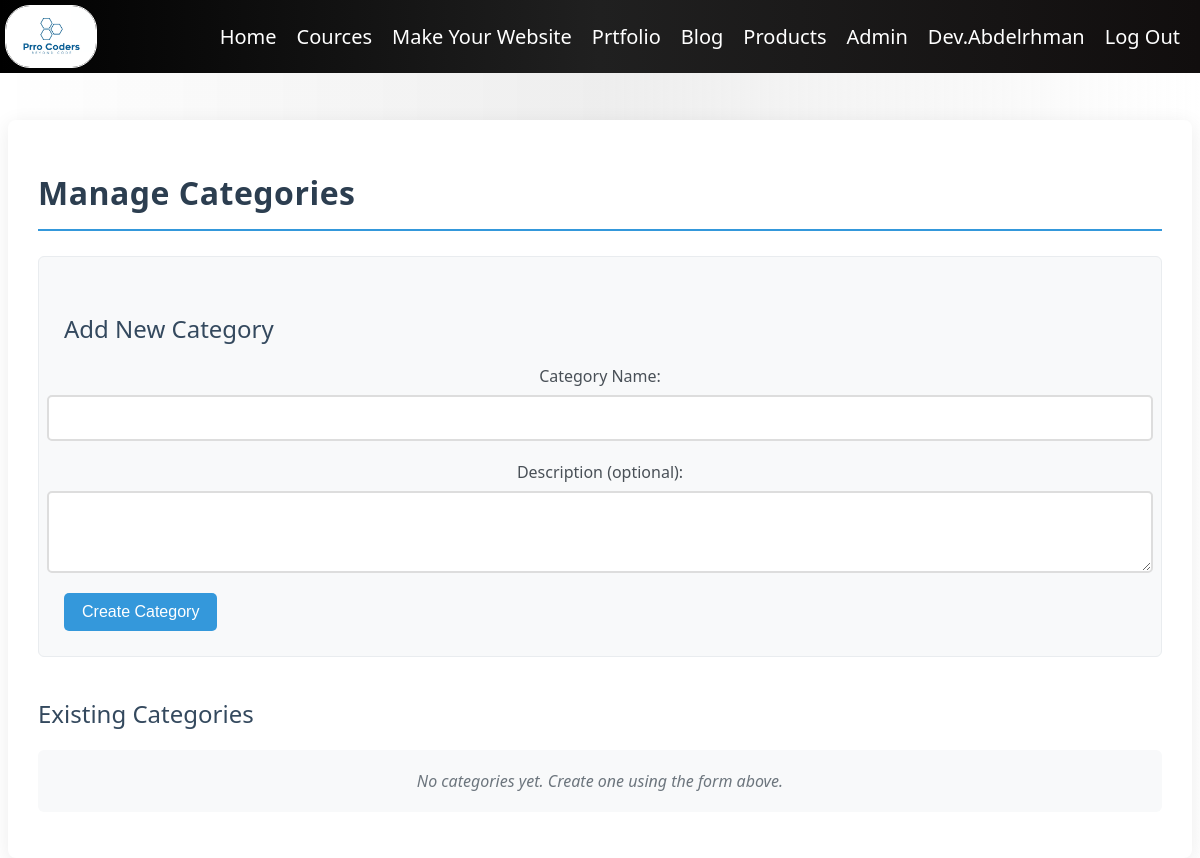
Page /blog/manage/categories/ (signed in) on the earlier database version.
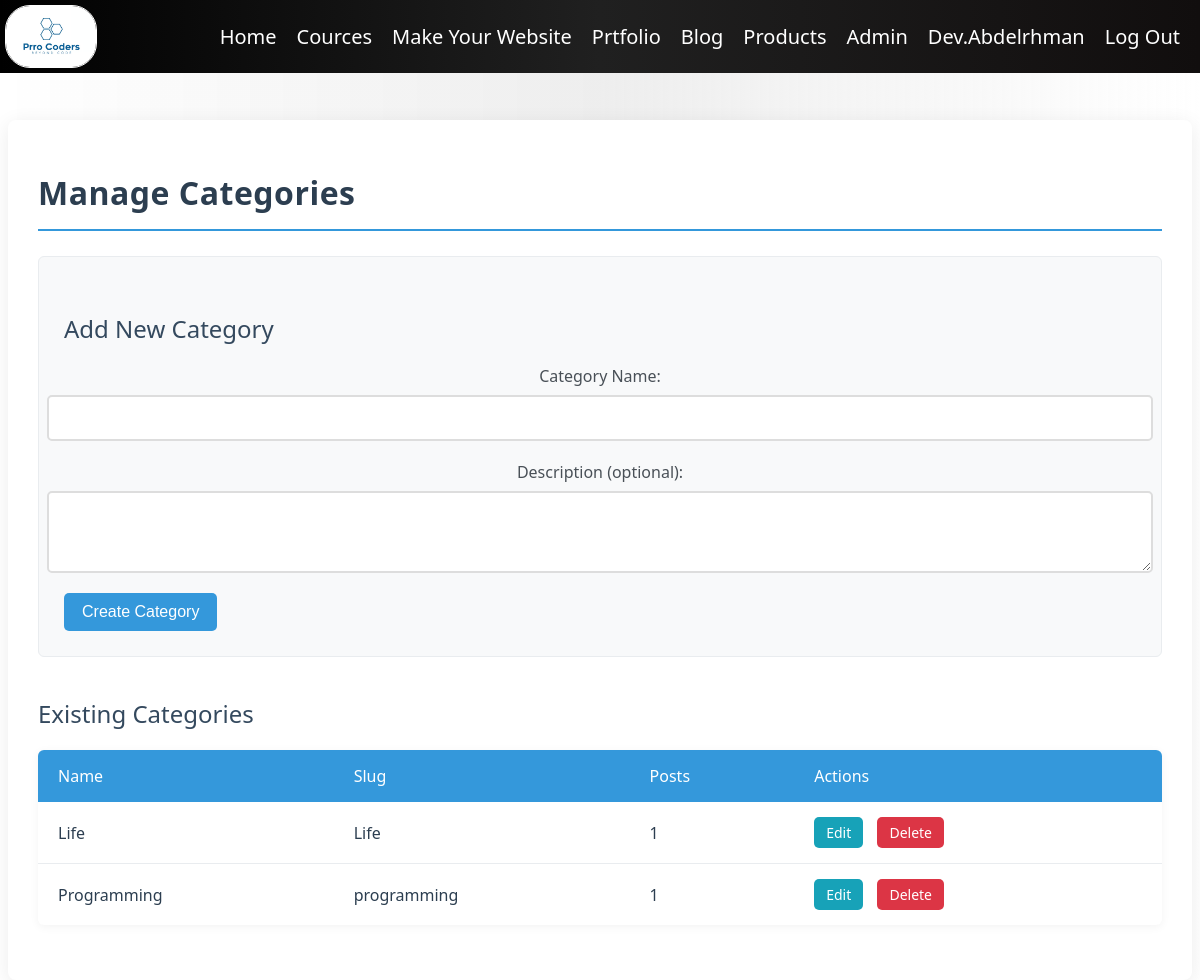
Same page on the later database version.
### blog/models.py (models this page shows, shortened)
class Category(models.Model):
    name = models.CharField(max_length=100)
    slug = models.SlugField(unique=True)
    description = models.TextField(blank=True)
    class Meta:
        verbose_name_plural = "Categories"
        ordering = ['name']

### blog/views.py (the view)
# urls.py: path('manage/categories/', views.manage_categories, name='manage_categories'),
@login_required
@user_passes_test(is_staff_user)
def manage_categories(request):
    categories = Category.objects.all().order_by('name')
    return render(request, 'blog/manage_categories.html', {
        'categories': categories
    })

### blog/views.py (called while the page is built)
def is_staff_user(user):
    return user.is_staff or user.is_superuser

### templates/blog/manage_categories.html (shortened to what this page needs)
{% extends "layout.html" %}
{% block body %}
<div class="categories-management">
    <h1>Manage Categories</h1>
    <div class="category-form">
        <h2>Add New Category</h2>
        <form method="post" action="{% url 'blog:category_create' %}">
            <div class="form-group">
                <label for="name">Category Name:</label>
                <input type="text" id="name" name="name" required>
            </div>
            <div class="form-group">
                <label for="description">Description (optional):</label>
                <textarea id="description" name="description" rows="3"></textarea>
            </div>
            <button type="submit" class="btn btn-primary">Create Category</button>
        </form>
    </div>
    <div class="categories-list">
        <h2>Existing Categories</h2>
        {% if categories %}
        <table class="table">
            <thead>
                <tr>
                    <th>Name</th>
                    <th>Slug</th>
                    <th>Posts</th>
                    <th>Actions</th>
                </tr>
            </thead>
            <tbody>
                {% for category in categories %}
                <tr>
                    <td>{{ category.name }}</td>
                    <td>{{ category.slug }}</td>
                    <td>{{ category.posts.count }}</td>
                    <td>
                        <a href="{% url 'blog:category_edit' category.id %}" class="btn btn-sm btn-info">Edit</a>
                        <a href="{% url 'blog:category_delete' category.id %}" class="btn btn-sm btn-danger" onclick="return confirm('Are you sure you want to delete this category?')">Delete</a>
                    </td>
                </tr>
                {% endfor %}
            </tbody>
        </table>
        {% else %}
        <p>No categories yet. Create one using the form above.</p>
        {% endif %}
    </div>
</div>
{% endblock body %}

Differences in the rows shown:
added Category: name "Life", slug "Life", posts.count "1"
added Category: name "Programming", slug "programming", posts.count "1"
Other differences:
text no longer shown: "No categories yet. Create one using the form above."
text now shown: "Name Slug Posts Actions"
